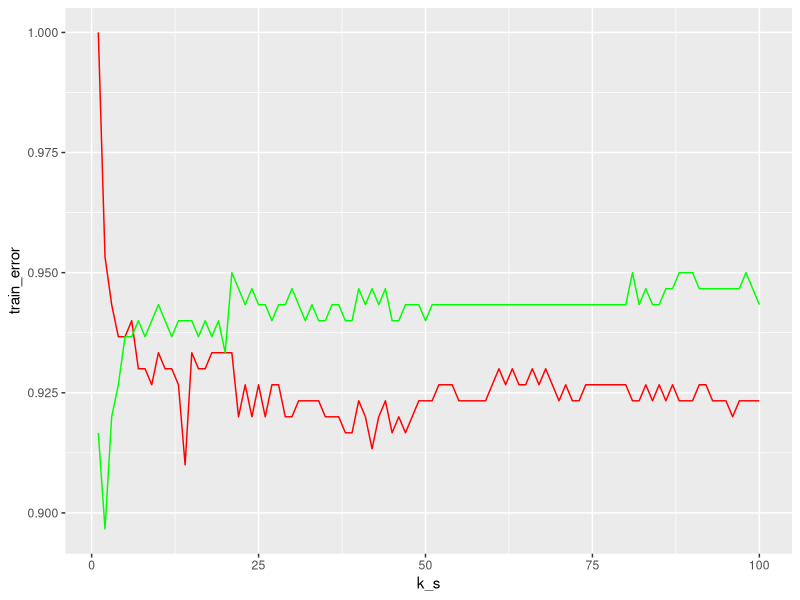

Generate this figure with R:
#based on code on the statistic course: http://www.stat.rice.edu/~gallen/stat640.html
library(class)

set.seed(1)
n = 300
sig = 1.5
mu1 = c(7,2); mu2 = c(2,7); mu3 = c(7,7)

x1 = t(matrix(mu1, 2, n/3)) + matrix(rnorm(n)*sig, n/3, 2)
x2 = t(matrix(mu2, 2, n/3)) + matrix(rnorm(n)*sig, n/3, 2)
x3 = t(matrix(mu3, 2, n/3)) + matrix(rnorm(n)*sig, n/3, 2)
x.train = rbind(x1, x2, x3)

set.seed(100)
x1 = t(matrix(mu1, 2, n/3)) + matrix(rnorm(n)*sig, n/3, 2)
x2 = t(matrix(mu2, 2, n/3)) + matrix(rnorm(n)*sig, n/3, 2)
x3 = t(matrix(mu3, 2, n/3)) + matrix(rnorm(n)*sig, n/3, 2)
x.test = rbind(x1, x2, x3)

y.train = c(rep(1, n/3), rep(2, n/3), rep(3, n/3))
Y = factor(y.train)

loop = 100
train_error = rep(0, loop)
test_error = rep(0, loop)

for (i in 1:loop){
  knn.pred = knn(train = x.train, test = x.train, cl = y.train, k = i)
  train_error[i] = mean(knn.pred == y.train)
  knn.pred = knn(train = x.train, test = x.test, cl = y.train, k = i)
  test_error[i] = mean(knn.pred == y.train)
}

k_s = 1:loop
library(ggplot2)
df <- data.frame(k_s,train_error,test_error)
ggplot(df, aes(k_s)) + geom_line(aes(y=train_error), colour = "red") + geom_line(aes(y=test_error), colour = "green")
